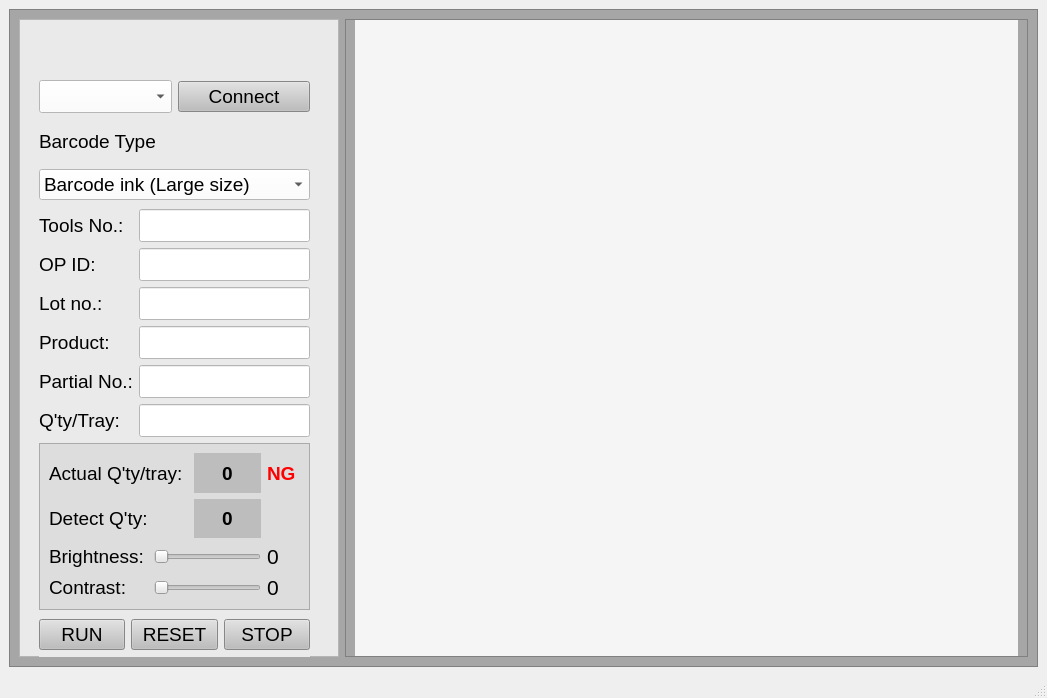
<?xml version="1.0" encoding="UTF-8"?>
<ui version="4.0">
 <class>MainWindow</class>
 <widget class="QMainWindow" name="MainWindow">
  <property name="geometry">
   <rect>
    <x>0</x>
    <y>0</y>
    <width>1047</width>
    <height>698</height>
   </rect>
  </property>
  <property name="windowTitle">
   <string>MainWindow</string>
  </property>
  <widget class="QWidget" name="centralwidget">
   <layout class="QVBoxLayout" name="verticalLayout_2">
    <item>
     <widget class="QFrame" name="frame_2">
      <property name="styleSheet">
       <string notr="true">background-color: rgb(166, 166, 166);</string>
      </property>
      <property name="frameShape">
       <enum>QFrame::StyledPanel</enum>
      </property>
      <property name="frameShadow">
       <enum>QFrame::Raised</enum>
      </property>
      <layout class="QHBoxLayout" name="horizontalLayout_2">
       <item>
        <widget class="QFrame" name="frame">
         <property name="maximumSize">
          <size>
           <width>320</width>
           <height>16777215</height>
          </size>
         </property>
         <property name="font">
          <font>
           <pointsize>14</pointsize>
          </font>
         </property>
         <property name="styleSheet">
          <string notr="true">background-color: rgb(234, 234, 234);</string>
         </property>
         <property name="frameShape">
          <enum>QFrame::StyledPanel</enum>
         </property>
         <property name="frameShadow">
          <enum>QFrame::Raised</enum>
         </property>
         <widget class="QWidget" name="">
          <property name="geometry">
           <rect>
            <x>20</x>
            <y>10</y>
            <width>271</width>
            <height>171</height>
           </rect>
          </property>
          <layout class="QGridLayout" name="gridLayout_3">
           <item row="1" column="0">
            <widget class="QComboBox" name="comboBox">
             <property name="font">
              <font>
               <family>MS Shell Dlg 2</family>
               <pointsize>16</pointsize>
               <weight>50</weight>
               <italic>false</italic>
               <bold>false</bold>
              </font>
             </property>
             <property name="styleSheet">
              <string notr="true">background-color: rgb(255, 255, 255);
font: 16pt &quot;MS Shell Dlg 2&quot;;</string>
             </property>
            </widget>
           </item>
           <item row="1" column="1">
            <widget class="QPushButton" name="pb_connect">
             <property name="font">
              <font>
               <family>MS Shell Dlg 2</family>
               <pointsize>14</pointsize>
               <weight>9</weight>
               <italic>false</italic>
               <bold>false</bold>
              </font>
             </property>
             <property name="styleSheet">
              <string notr="true">background-color: rgb(189, 189, 189);
font: 75 14pt &quot;MS Shell Dlg 2&quot;;
</string>
             </property>
             <property name="text">
              <string>Connect</string>
             </property>
            </widget>
           </item>
           <item row="3" column="0" colspan="2">
            <widget class="QComboBox" name="comboBox_barcode">
             <property name="font">
              <font>
               <family>MS Shell Dlg 2</family>
               <pointsize>14</pointsize>
               <weight>50</weight>
               <italic>false</italic>
               <bold>false</bold>
              </font>
             </property>
             <property name="styleSheet">
              <string notr="true">background-color: rgb(255, 255, 255);
font: 14pt &quot;MS Shell Dlg 2&quot;;</string>
             </property>
             <item>
              <property name="text">
               <string>Barcode ink (Large size)</string>
              </property>
             </item>
             <item>
              <property name="text">
               <string>Barcode ink (Small size)</string>
              </property>
             </item>
             <item>
              <property name="text">
               <string>Barcode ink (long size)</string>
              </property>
             </item>
             <item>
              <property name="text">
               <string>Barcode paper</string>
              </property>
             </item>
             <item>
              <property name="text">
               <string>Barcode SUS plate</string>
              </property>
             </item>
            </widget>
           </item>
           <item row="0" column="0" colspan="2">
            <widget class="QLabel" name="label">
             <property name="styleSheet">
              <string notr="true">image: url(:/newPrefix/1920px-Fujikura.svg.png);</string>
             </property>
             <property name="text">
              <string/>
             </property>
            </widget>
           </item>
           <item row="2" column="0" colspan="2">
            <widget class="QLabel" name="barcode_type">
             <property name="font">
              <font>
               <family>MS Shell Dlg 2</family>
               <pointsize>14</pointsize>
               <weight>50</weight>
               <italic>false</italic>
               <bold>false</bold>
              </font>
             </property>
             <property name="styleSheet">
              <string notr="true">font: 14pt &quot;MS Shell Dlg 2&quot;;</string>
             </property>
             <property name="text">
              <string>Barcode Type</string>
             </property>
            </widget>
           </item>
          </layout>
         </widget>
         <widget class="QWidget" name="">
          <property name="geometry">
           <rect>
            <x>20</x>
            <y>190</y>
            <width>271</width>
            <height>401</height>
           </rect>
          </property>
          <layout class="QGridLayout" name="gridLayout_4">
           <item row="0" column="0">
            <layout class="QGridLayout" name="gridLayout_2">
             <item row="0" column="0">
              <widget class="QLabel" name="machine">
               <property name="font">
                <font>
                 <pointsize>14</pointsize>
                </font>
               </property>
               <property name="text">
                <string>Tools No.:</string>
               </property>
              </widget>
             </item>
             <item row="0" column="1">
              <widget class="QLineEdit" name="lineEdit">
               <property name="font">
                <font>
                 <family>MS Shell Dlg 2</family>
                 <pointsize>16</pointsize>
                 <weight>50</weight>
                 <italic>false</italic>
                 <bold>false</bold>
                </font>
               </property>
               <property name="styleSheet">
                <string notr="true">background-color: rgb(255, 255, 255);
font: 16pt &quot;MS Shell Dlg 2&quot;;</string>
               </property>
              </widget>
             </item>
             <item row="1" column="0">
              <widget class="QLabel" name="op_id">
               <property name="font">
                <font>
                 <pointsize>14</pointsize>
                </font>
               </property>
               <property name="text">
                <string>OP ID:</string>
               </property>
              </widget>
             </item>
             <item row="1" column="1">
              <widget class="QLineEdit" name="lineEdit_op_id">
               <property name="font">
                <font>
                 <family>MS Shell Dlg 2</family>
                 <pointsize>16</pointsize>
                 <weight>50</weight>
                 <italic>false</italic>
                 <bold>false</bold>
                </font>
               </property>
               <property name="styleSheet">
                <string notr="true">background-color: rgb(255, 255, 255);
font: 16pt &quot;MS Shell Dlg 2&quot;;</string>
               </property>
              </widget>
             </item>
             <item row="2" column="0">
              <widget class="QLabel" name="lot">
               <property name="font">
                <font>
                 <pointsize>14</pointsize>
                </font>
               </property>
               <property name="text">
                <string>Lot no.:</string>
               </property>
              </widget>
             </item>
             <item row="2" column="1">
              <widget class="QLineEdit" name="lineEdit_lot">
               <property name="font">
                <font>
                 <family>MS Shell Dlg 2</family>
                 <pointsize>16</pointsize>
                 <weight>50</weight>
                 <italic>false</italic>
                 <bold>false</bold>
                </font>
               </property>
               <property name="styleSheet">
                <string notr="true">background-color: rgb(255, 255, 255);
font: 16pt &quot;MS Shell Dlg 2&quot;;</string>
               </property>
              </widget>
             </item>
             <item row="3" column="0">
              <widget class="QLabel" name="prd">
               <property name="font">
                <font>
                 <pointsize>14</pointsize>
                </font>
               </property>
               <property name="text">
                <string>Product:</string>
               </property>
              </widget>
             </item>
             <item row="3" column="1">
              <widget class="QLineEdit" name="lineEdit_quantity_prd">
               <property name="font">
                <font>
                 <family>MS Shell Dlg 2</family>
                 <pointsize>16</pointsize>
                 <weight>50</weight>
                 <italic>false</italic>
                 <bold>false</bold>
                </font>
               </property>
               <property name="styleSheet">
                <string notr="true">background-color: rgb(255, 255, 255);
font: 16pt &quot;MS Shell Dlg 2&quot;;</string>
               </property>
              </widget>
             </item>
             <item row="4" column="0">
              <widget class="QLabel" name="partial_no">
               <property name="font">
                <font>
                 <pointsize>14</pointsize>
                </font>
               </property>
               <property name="text">
                <string>Partial No.:</string>
               </property>
              </widget>
             </item>
             <item row="4" column="1">
              <widget class="QLineEdit" name="lineEdit_partial_no">
               <property name="font">
                <font>
                 <family>MS Shell Dlg 2</family>
                 <pointsize>16</pointsize>
                 <weight>50</weight>
                 <italic>false</italic>
                 <bold>false</bold>
                </font>
               </property>
               <property name="styleSheet">
                <string notr="true">background-color: rgb(255, 255, 255);
font: 16pt &quot;MS Shell Dlg 2&quot;;</string>
               </property>
              </widget>
             </item>
             <item row="5" column="0">
              <widget class="QLabel" name="quantity_tray">
               <property name="font">
                <font>
                 <pointsize>14</pointsize>
                </font>
               </property>
               <property name="text">
                <string>Q'ty/Tray:</string>
               </property>
              </widget>
             </item>
             <item row="5" column="1">
              <widget class="QLineEdit" name="lineEdit_quantity_tray">
               <property name="font">
                <font>
                 <family>MS Shell Dlg 2</family>
                 <pointsize>16</pointsize>
                 <weight>50</weight>
                 <italic>false</italic>
                 <bold>false</bold>
                </font>
               </property>
               <property name="styleSheet">
                <string notr="true">background-color: rgb(255, 255, 255);
font: 16pt &quot;MS Shell Dlg 2&quot;;</string>
               </property>
              </widget>
             </item>
            </layout>
           </item>
           <item row="1" column="0">
            <widget class="QFrame" name="frame_4">
             <property name="styleSheet">
              <string notr="true">background-color: rgb(221, 221, 221);</string>
             </property>
             <property name="frameShape">
              <enum>QFrame::StyledPanel</enum>
             </property>
             <property name="frameShadow">
              <enum>QFrame::Raised</enum>
             </property>
             <layout class="QGridLayout" name="gridLayout">
              <item row="0" column="0" colspan="2">
               <widget class="QLabel" name="quantity_save">
                <property name="font">
                 <font>
                  <pointsize>14</pointsize>
                 </font>
                </property>
                <property name="text">
                 <string>Actual Q'ty/tray:</string>
                </property>
               </widget>
              </item>
              <item row="1" column="0">
               <widget class="QLabel" name="quantity_detect">
                <property name="font">
                 <font>
                  <family>MS Shell Dlg 2</family>
                  <pointsize>14</pointsize>
                  <weight>50</weight>
                  <italic>false</italic>
                  <bold>false</bold>
                 </font>
                </property>
                <property name="styleSheet">
                 <string notr="true">font: 14pt &quot;MS Shell Dlg 2&quot;;</string>
                </property>
                <property name="text">
                 <string>Detect Q'ty:</string>
                </property>
               </widget>
              </item>
              <item row="2" column="0">
               <widget class="QLabel" name="Brightness">
                <property name="font">
                 <font>
                  <family>MS Shell Dlg 2</family>
                  <pointsize>14</pointsize>
                  <weight>50</weight>
                  <italic>false</italic>
                  <bold>false</bold>
                 </font>
                </property>
                <property name="styleSheet">
                 <string notr="true">font: 14pt &quot;MS Shell Dlg 2&quot;;</string>
                </property>
                <property name="text">
                 <string>Brightness:</string>
                </property>
               </widget>
              </item>
              <item row="2" column="1" colspan="3">
               <widget class="QSlider" name="brightness_slider">
                <property name="orientation">
                 <enum>Qt::Horizontal</enum>
                </property>
               </widget>
              </item>
              <item row="2" column="4">
               <widget class="QLabel" name="label_Brightness_bar_lv">
                <property name="font">
                 <font>
                  <family>MS Shell Dlg 2</family>
                  <pointsize>16</pointsize>
                  <weight>50</weight>
                  <italic>false</italic>
                  <bold>false</bold>
                 </font>
                </property>
                <property name="styleSheet">
                 <string notr="true">font: 16pt &quot;MS Shell Dlg 2&quot;;</string>
                </property>
                <property name="text">
                 <string>0</string>
                </property>
               </widget>
              </item>
              <item row="3" column="0">
               <widget class="QLabel" name="label_Contrast">
                <property name="font">
                 <font>
                  <family>MS Shell Dlg 2</family>
                  <pointsize>14</pointsize>
                  <weight>50</weight>
                  <italic>false</italic>
                  <bold>false</bold>
                 </font>
                </property>
                <property name="styleSheet">
                 <string notr="true">font: 14pt &quot;MS Shell Dlg 2&quot;;</string>
                </property>
                <property name="text">
                 <string>Contrast:</string>
                </property>
               </widget>
              </item>
              <item row="3" column="1" colspan="3">
               <widget class="QSlider" name="contrast_slider">
                <property name="orientation">
                 <enum>Qt::Horizontal</enum>
                </property>
               </widget>
              </item>
              <item row="3" column="4">
               <widget class="QLabel" name="label_Contrast_bar_lv">
                <property name="font">
                 <font>
                  <family>MS Shell Dlg 2</family>
                  <pointsize>16</pointsize>
                  <weight>50</weight>
                  <italic>false</italic>
                  <bold>false</bold>
                 </font>
                </property>
                <property name="styleSheet">
                 <string notr="true">font: 16pt &quot;MS Shell Dlg 2&quot;;</string>
                </property>
                <property name="text">
                 <string>0</string>
                </property>
               </widget>
              </item>
              <item row="0" column="4">
               <widget class="QLabel" name="quantity_result_ok_ng_actual">
                <property name="font">
                 <font>
                  <pointsize>14</pointsize>
                  <weight>75</weight>
                  <bold>true</bold>
                 </font>
                </property>
                <property name="styleSheet">
                 <string notr="true">color: rgb(255, 0, 0);</string>
                </property>
                <property name="text">
                 <string>NG</string>
                </property>
                <property name="wordWrap">
                 <bool>false</bool>
                </property>
                <property name="openExternalLinks">
                 <bool>false</bool>
                </property>
               </widget>
              </item>
              <item row="0" column="2" colspan="2">
               <widget class="QLabel" name="quantity_count_save">
                <property name="font">
                 <font>
                  <pointsize>14</pointsize>
                  <weight>75</weight>
                  <bold>true</bold>
                 </font>
                </property>
                <property name="styleSheet">
                 <string notr="true">background-color: rgb(189, 189, 189);</string>
                </property>
                <property name="text">
                 <string>0</string>
                </property>
                <property name="alignment">
                 <set>Qt::AlignCenter</set>
                </property>
                <property name="wordWrap">
                 <bool>false</bool>
                </property>
               </widget>
              </item>
              <item row="1" column="2" colspan="2">
               <widget class="QLabel" name="quantity_count_detect">
                <property name="palette">
                 <palette>
                  <active>
                   <colorrole role="WindowText">
                    <brush brushstyle="SolidPattern">
                     <color alpha="255">
                      <red>0</red>
                      <green>0</green>
                      <blue>0</blue>
                     </color>
                    </brush>
                   </colorrole>
                   <colorrole role="Button">
                    <brush brushstyle="SolidPattern">
                     <color alpha="255">
                      <red>189</red>
                      <green>189</green>
                      <blue>189</blue>
                     </color>
                    </brush>
                   </colorrole>
                   <colorrole role="Light">
                    <brush brushstyle="SolidPattern">
                     <color alpha="255">
                      <red>255</red>
                      <green>255</green>
                      <blue>255</blue>
                     </color>
                    </brush>
                   </colorrole>
                   <colorrole role="Midlight">
                    <brush brushstyle="SolidPattern">
                     <color alpha="255">
                      <red>222</red>
                      <green>222</green>
                      <blue>222</blue>
                     </color>
                    </brush>
                   </colorrole>
                   <colorrole role="Dark">
                    <brush brushstyle="SolidPattern">
                     <color alpha="255">
                      <red>95</red>
                      <green>95</green>
                      <blue>95</blue>
                     </color>
                    </brush>
                   </colorrole>
                   <colorrole role="Mid">
                    <brush brushstyle="SolidPattern">
                     <color alpha="255">
                      <red>127</red>
                      <green>127</green>
                      <blue>127</blue>
                     </color>
                    </brush>
                   </colorrole>
                   <colorrole role="Text">
                    <brush brushstyle="SolidPattern">
                     <color alpha="255">
                      <red>0</red>
                      <green>0</green>
                      <blue>0</blue>
                     </color>
                    </brush>
                   </colorrole>
                   <colorrole role="BrightText">
                    <brush brushstyle="SolidPattern">
                     <color alpha="255">
                      <red>255</red>
                      <green>255</green>
                      <blue>255</blue>
                     </color>
                    </brush>
                   </colorrole>
                   <colorrole role="ButtonText">
                    <brush brushstyle="SolidPattern">
                     <color alpha="255">
                      <red>0</red>
                      <green>0</green>
                      <blue>0</blue>
                     </color>
                    </brush>
                   </colorrole>
                   <colorrole role="Base">
                    <brush brushstyle="SolidPattern">
                     <color alpha="255">
                      <red>189</red>
                      <green>189</green>
                      <blue>189</blue>
                     </color>
                    </brush>
                   </colorrole>
                   <colorrole role="Window">
                    <brush brushstyle="SolidPattern">
                     <color alpha="255">
                      <red>189</red>
                      <green>189</green>
                      <blue>189</blue>
                     </color>
                    </brush>
                   </colorrole>
                   <colorrole role="Shadow">
                    <brush brushstyle="SolidPattern">
                     <color alpha="255">
                      <red>0</red>
                      <green>0</green>
                      <blue>0</blue>
                     </color>
                    </brush>
                   </colorrole>
                   <colorrole role="AlternateBase">
                    <brush brushstyle="SolidPattern">
                     <color alpha="255">
                      <red>222</red>
                      <green>222</green>
                      <blue>222</blue>
                     </color>
                    </brush>
                   </colorrole>
                   <colorrole role="ToolTipBase">
                    <brush brushstyle="SolidPattern">
                     <color alpha="255">
                      <red>255</red>
                      <green>255</green>
                      <blue>220</blue>
                     </color>
                    </brush>
                   </colorrole>
                   <colorrole role="ToolTipText">
                    <brush brushstyle="SolidPattern">
                     <color alpha="255">
                      <red>0</red>
                      <green>0</green>
                      <blue>0</blue>
                     </color>
                    </brush>
                   </colorrole>
                  </active>
                  <inactive>
                   <colorrole role="WindowText">
                    <brush brushstyle="SolidPattern">
                     <color alpha="255">
                      <red>0</red>
                      <green>0</green>
                      <blue>0</blue>
                     </color>
                    </brush>
                   </colorrole>
                   <colorrole role="Button">
                    <brush brushstyle="SolidPattern">
                     <color alpha="255">
                      <red>189</red>
                      <green>189</green>
                      <blue>189</blue>
                     </color>
                    </brush>
                   </colorrole>
                   <colorrole role="Light">
                    <brush brushstyle="SolidPattern">
                     <color alpha="255">
                      <red>255</red>
                      <green>255</green>
                      <blue>255</blue>
                     </color>
                    </brush>
                   </colorrole>
                   <colorrole role="Midlight">
                    <brush brushstyle="SolidPattern">
                     <color alpha="255">
                      <red>222</red>
                      <green>222</green>
                      <blue>222</blue>
                     </color>
                    </brush>
                   </colorrole>
                   <colorrole role="Dark">
                    <brush brushstyle="SolidPattern">
                     <color alpha="255">
                      <red>95</red>
                      <green>95</green>
                      <blue>95</blue>
                     </color>
                    </brush>
                   </colorrole>
                   <colorrole role="Mid">
                    <brush brushstyle="SolidPattern">
                     <color alpha="255">
                      <red>127</red>
                      <green>127</green>
                      <blue>127</blue>
                     </color>
                    </brush>
                   </colorrole>
                   <colorrole role="Text">
                    <brush brushstyle="SolidPattern">
                     <color alpha="255">
                      <red>0</red>
                      <green>0</green>
                      <blue>0</blue>
                     </color>
                    </brush>
                   </colorrole>
                   <colorrole role="BrightText">
                    <brush brushstyle="SolidPattern">
                     <color alpha="255">
                      <red>255</red>
                      <green>255</green>
                      <blue>255</blue>
                     </color>
                    </brush>
                   </colorrole>
                   <colorrole role="ButtonText">
                    <brush brushstyle="SolidPattern">
                     <color alpha="255">
                      <red>0</red>
                      <green>0</green>
                      <blue>0</blue>
                     </color>
                    </brush>
                   </colorrole>
                   <colorrole role="Base">
                    <brush brushstyle="SolidPattern">
                     <color alpha="255">
                      <red>189</red>
                      <green>189</green>
                      <blue>189</blue>
                     </color>
                    </brush>
                   </colorrole>
                   <colorrole role="Window">
                    <brush brushstyle="SolidPattern">
                     <color alpha="255">
                      <red>189</red>
                      <green>189</green>
                      <blue>189</blue>
                     </color>
                    </brush>
                   </colorrole>
                   <colorrole role="Shadow">
                    <brush brushstyle="SolidPattern">
                     <color alpha="255">
                      <red>0</red>
                      <green>0</green>
                      <blue>0</blue>
                     </color>
                    </brush>
                   </colorrole>
                   <colorrole role="AlternateBase">
                    <brush brushstyle="SolidPattern">
                     <color alpha="255">
                      <red>222</red>
                      <green>222</green>
                      <blue>222</blue>
                     </color>
                    </brush>
                   </colorrole>
                   <colorrole role="ToolTipBase">
                    <brush brushstyle="SolidPattern">
                     <color alpha="255">
                      <red>255</red>
                      <green>255</green>
                      <blue>220</blue>
                     </color>
                    </brush>
                   </colorrole>
                   <colorrole role="ToolTipText">
                    <brush brushstyle="SolidPattern">
                     <color alpha="255">
                      <red>0</red>
                      <green>0</green>
                      <blue>0</blue>
                     </color>
                    </brush>
                   </colorrole>
                  </inactive>
                  <disabled>
                   <colorrole role="WindowText">
                    <brush brushstyle="SolidPattern">
                     <color alpha="255">
                      <red>95</red>
                      <green>95</green>
                      <blue>95</blue>
                     </color>
                    </brush>
                   </colorrole>
                   <colorrole role="Button">
                    <brush brushstyle="SolidPattern">
                     <color alpha="255">
                      <red>189</red>
                      <green>189</green>
                      <blue>189</blue>
                     </color>
                    </brush>
                   </colorrole>
                   <colorrole role="Light">
                    <brush brushstyle="SolidPattern">
                     <color alpha="255">
                      <red>255</red>
                      <green>255</green>
                      <blue>255</blue>
                     </color>
                    </brush>
                   </colorrole>
                   <colorrole role="Midlight">
                    <brush brushstyle="SolidPattern">
                     <color alpha="255">
                      <red>222</red>
                      <green>222</green>
                      <blue>222</blue>
                     </color>
                    </brush>
                   </colorrole>
                   <colorrole role="Dark">
                    <brush brushstyle="SolidPattern">
                     <color alpha="255">
                      <red>95</red>
                      <green>95</green>
                      <blue>95</blue>
                     </color>
                    </brush>
                   </colorrole>
                   <colorrole role="Mid">
                    <brush brushstyle="SolidPattern">
                     <color alpha="255">
                      <red>127</red>
                      <green>127</green>
                      <blue>127</blue>
                     </color>
                    </brush>
                   </colorrole>
                   <colorrole role="Text">
                    <brush brushstyle="SolidPattern">
                     <color alpha="255">
                      <red>95</red>
                      <green>95</green>
                      <blue>95</blue>
                     </color>
                    </brush>
                   </colorrole>
                   <colorrole role="BrightText">
                    <brush brushstyle="SolidPattern">
                     <color alpha="255">
                      <red>255</red>
                      <green>255</green>
                      <blue>255</blue>
                     </color>
                    </brush>
                   </colorrole>
                   <colorrole role="ButtonText">
                    <brush brushstyle="SolidPattern">
                     <color alpha="255">
                      <red>95</red>
                      <green>95</green>
                      <blue>95</blue>
                     </color>
                    </brush>
                   </colorrole>
                   <colorrole role="Base">
                    <brush brushstyle="SolidPattern">
                     <color alpha="255">
                      <red>189</red>
                      <green>189</green>
                      <blue>189</blue>
                     </color>
                    </brush>
                   </colorrole>
                   <colorrole role="Window">
                    <brush brushstyle="SolidPattern">
                     <color alpha="255">
                      <red>189</red>
                      <green>189</green>
                      <blue>189</blue>
                     </color>
                    </brush>
                   </colorrole>
                   <colorrole role="Shadow">
                    <brush brushstyle="SolidPattern">
                     <color alpha="255">
                      <red>0</red>
                      <green>0</green>
                      <blue>0</blue>
                     </color>
                    </brush>
                   </colorrole>
                   <colorrole role="AlternateBase">
                    <brush brushstyle="SolidPattern">
                     <color alpha="255">
                      <red>190</red>
                      <green>190</green>
                      <blue>190</blue>
                     </color>
                    </brush>
                   </colorrole>
                   <colorrole role="ToolTipBase">
                    <brush brushstyle="SolidPattern">
                     <color alpha="255">
                      <red>255</red>
                      <green>255</green>
                      <blue>220</blue>
                     </color>
                    </brush>
                   </colorrole>
                   <colorrole role="ToolTipText">
                    <brush brushstyle="SolidPattern">
                     <color alpha="255">
                      <red>0</red>
                      <green>0</green>
                      <blue>0</blue>
                     </color>
                    </brush>
                   </colorrole>
                  </disabled>
                 </palette>
                </property>
                <property name="font">
                 <font>
                  <family>MS Shell Dlg 2</family>
                  <pointsize>14</pointsize>
                  <weight>75</weight>
                  <bold>true</bold>
                 </font>
                </property>
                <property name="styleSheet">
                 <string notr="true">background-color: rgb(189, 189, 189);</string>
                </property>
                <property name="text">
                 <string>0</string>
                </property>
                <property name="alignment">
                 <set>Qt::AlignCenter</set>
                </property>
                <property name="wordWrap">
                 <bool>false</bool>
                </property>
               </widget>
              </item>
             </layout>
            </widget>
           </item>
          </layout>
         </widget>
         <widget class="QWidget" name="">
          <property name="geometry">
           <rect>
            <x>20</x>
            <y>600</y>
            <width>271</width>
            <height>61</height>
           </rect>
          </property>
          <layout class="QGridLayout" name="gridLayout_5">
           <item row="0" column="0">
            <widget class="QPushButton" name="pb_run">
             <property name="font">
              <font>
               <pointsize>14</pointsize>
              </font>
             </property>
             <property name="autoFillBackground">
              <bool>false</bool>
             </property>
             <property name="styleSheet">
              <string notr="true">background-color: rgb(189, 189, 189);
              </string>
             </property>
             <property name="text">
              <string>RUN</string>
             </property>
            </widget>
           </item>
           <item row="0" column="1">
            <widget class="QPushButton" name="pb_reset">
             <property name="font">
              <font>
               <pointsize>14</pointsize>
              </font>
             </property>
             <property name="styleSheet">
              <string notr="true">background-color: rgb(189, 189, 189);</string>
             </property>
             <property name="text">
              <string>RESET</string>
             </property>
            </widget>
           </item>
           <item row="0" column="2">
            <widget class="QPushButton" name="pb_stop">
             <property name="font">
              <font>
               <pointsize>14</pointsize>
              </font>
             </property>
             <property name="styleSheet">
              <string notr="true">background-color: rgb(189, 189, 189);</string>
             </property>
             <property name="text">
              <string>STOP</string>
             </property>
            </widget>
           </item>
           <item row="1" column="0" colspan="3">
            <widget class="QLabel" name="label_2">
             <property name="styleSheet">
              <string notr="true">font: 10pt &quot;MS Shell Dlg 2&quot;;</string>
             </property>
             <property name="text">
              <string>Smartfactory department Tel: 4156</string>
             </property>
            </widget>
           </item>
          </layout>
         </widget>
        </widget>
       </item>
       <item>
        <widget class="QFrame" name="frame_3">
         <property name="frameShape">
          <enum>QFrame::StyledPanel</enum>
         </property>
         <property name="frameShadow">
          <enum>QFrame::Raised</enum>
         </property>
         <layout class="QVBoxLayout" name="verticalLayout">
          <property name="topMargin">
           <number>0</number>
          </property>
          <property name="bottomMargin">
           <number>0</number>
          </property>
          <item>
           <widget class="QLabel" name="vdo_frame">
            <property name="maximumSize">
             <size>
              <width>16777214</width>
              <height>16777215</height>
             </size>
            </property>
            <property name="styleSheet">
             <string notr="true">background-color: rgb(245, 245, 245);</string>
            </property>
            <property name="text">
             <string/>
            </property>
            <property name="scaledContents">
             <bool>true</bool>
            </property>
            <property name="alignment">
             <set>Qt::AlignCenter</set>
            </property>
           </widget>
          </item>
         </layout>
        </widget>
       </item>
      </layout>
     </widget>
    </item>
   </layout>
  </widget>
  <widget class="QStatusBar" name="statusbar"/>
 </widget>
 <resources>
  <include location="../../../yolo8/zbar_smt/icon/logo.qrc"/>
 </resources>
 <connections/>
</ui>
